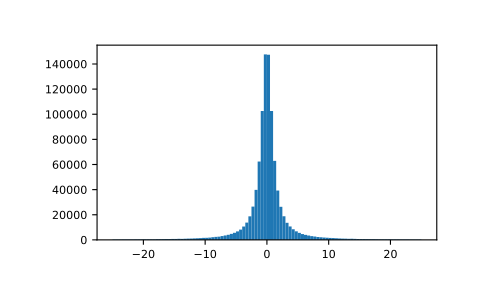

Source code (Python):
# Draw samples and plot the distribution:

import matplotlib.pyplot as plt
s = np.random.default_rng().standard_cauchy(1000000)
s = s[(s>-25) & (s<25)]  # truncate distribution so it plots well
plt.hist(s, bins=100)
plt.show()
